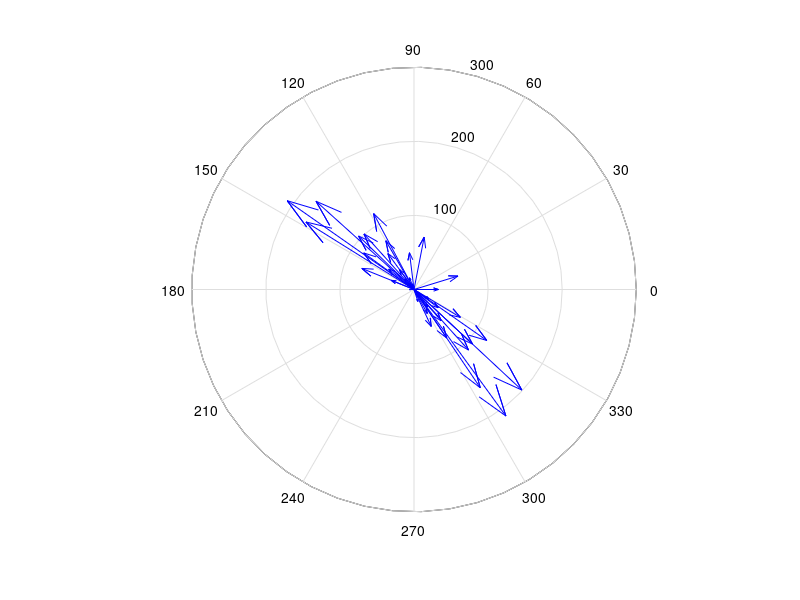
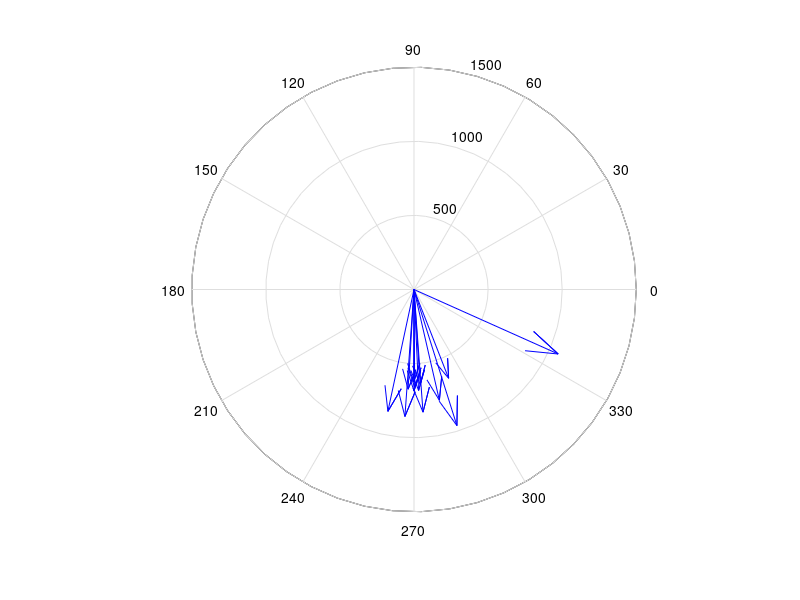

Reproduce these figures in MATLAB, in order.
clear
close all
clc
%%
load('DC_Flowdirection.mat')

X = DC(:,2);
Y = DC(:,1);
Az = deg2rad(DC(:,4));
Mag = DC(:,3);
[U,V] = pol2cart(Az,Mag);
figure,
compass(U,V)

load('EDML_Flowdirection.mat')
X = EDML(:,2);
Y = EDML(:,1);
Az = deg2rad(EDML(:,4));
Mag = EDML(:,3);
[U,V] = pol2cart(Az,Mag);
figure,
compass(U,V)